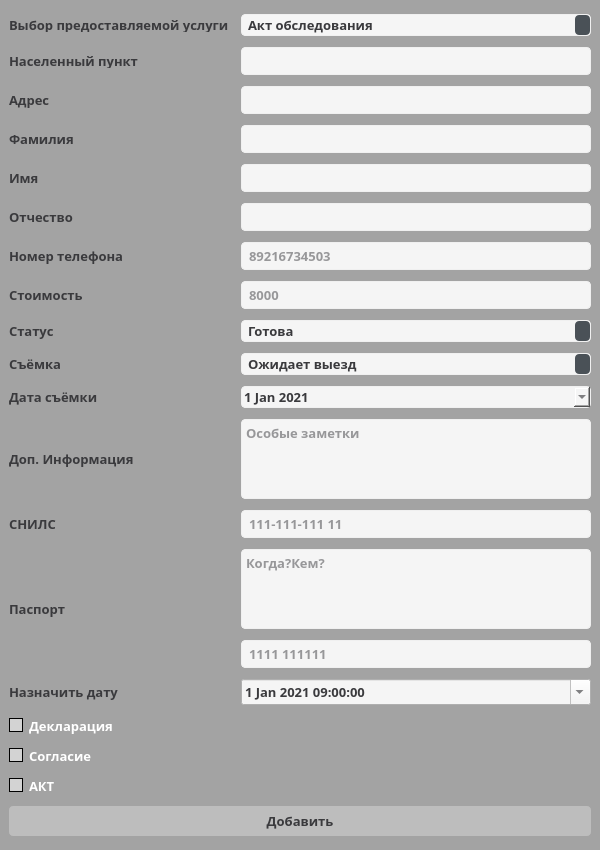
<?xml version="1.0" encoding="UTF-8"?>
<ui version="4.0">
 <class>addFormUi</class>
 <widget class="QMainWindow" name="addFormUi">
  <property name="geometry">
   <rect>
    <x>0</x>
    <y>0</y>
    <width>600</width>
    <height>850</height>
   </rect>
  </property>
  <property name="sizePolicy">
   <sizepolicy hsizetype="Fixed" vsizetype="Fixed">
    <horstretch>0</horstretch>
    <verstretch>0</verstretch>
   </sizepolicy>
  </property>
  <property name="minimumSize">
   <size>
    <width>600</width>
    <height>850</height>
   </size>
  </property>
  <property name="maximumSize">
   <size>
    <width>600</width>
    <height>850</height>
   </size>
  </property>
  <property name="font">
   <font>
    <pointsize>10</pointsize>
   </font>
  </property>
  <property name="windowTitle">
   <string>Заполнение данных</string>
  </property>
  <property name="styleSheet">
   <string notr="true">/*-----QWidget-----*/
QWidget
{
	background-color: #a3a3a3;
	color: #3a3a3d;
	selection-background-color: #3a3a3d;
	selection-color: #3a3a3d;

}


/*-----QLabel-----*/
QLabel
{
	background-color: transparent;
	color: #fff;

}


/*-----QToolButton-----*/
QToolButton 
{
	background-color: transparent;
	color: #fff;
	padding: 3px;
	margin-left: 1px;
}


QToolButton:hover
{
	background-color: rgba(70,162,218,50%);
	border: 1px solid #46a2da;
	color: #000;
	
}


QToolButton:pressed
{
	background-color: #727272;
	border: 1px solid #46a2da;

}


QToolButton:checked
{
	background-color: #727272;
	border: 1px solid #222;
}


/*-----QPushButton-----*/
QPushButton
{
	background-color: #bdbdbd;
	color: #3a3a3d;
	min-width: 80px;
	border-radius: 4px;
	padding: 5px;

}


QPushButton::flat
{
	background-color: transparent;
	border: none;
	color: #000;

}


QPushButton::disabled
{
	background-color: #606060;
	color: #959595;
	border-color: #051a39;

}


QPushButton::hover
{
	background-color: #707070;
	border: 1px solid #fff;

}


QPushButton::pressed
{
	background-color: #bdbdbd;
	border: 1px solid #fff;

}


QPushButton::checked
{
	background-color: #707070;
	border: 1px solid #fff;

}


/*-----QLineEdit-----*/
QLineEdit
{
	background-color: #f5f5f5;
	color: #3a3a3d;
	border: 1px solid #f0f0f0;
	padding: 3px;
	padding-left: 5px;
	border-radius: 4px;

}


/*-----QPlainTExtEdit-----*/
QPlainTextEdit
{
	background-color: #f5f5f5;
	color : #fff;
	border: 1px solid #f0f0f0;
	padding: 3px;
	padding-left: 5px;
	border-radius: 4px;

}
QTextEdit
{
	color: #3a3a3d;
	background-color: #f5f5f5;
	border-radius: 4px;
	border: 1px solid #f0f0f0;
}

/*-----QToolBox-----*/
QToolBox
{
	background-color: transparent;
	border: 1px solid #f0f0f0;

}


QToolBox::tab
{
	background-color: #002b2b;
	border: 1px solid #f0f0f0;

}


QToolBox::tab:hover
{
	background-color: #006d6d;
	border: 1px solid #f0f0f0;

}


/*-----QComboBox-----*/
QComboBox
{
    background-color: #f5f5f5;
    padding-left: 6px;
    color: #3a3a3d;
    height: 20px;
	border-radius: 4px;
	border: 1px solid #f0f0f0;

}

QComboBox::drop-down 
{
    border: 0px; /* This seems to replace the whole arrow of the combo box */
	background-color: #lightgray;
}

/* Define a new custom arrow icon for the combo box */
QComboBox::down-arrow {
	background-color: #lightgray;
    width: 14px;
    height: 14px;
}

QComboBox::disabled
{
	background-color: #575757;
	color: #656565;
	border-color: #051a39;

}


QComboBox:on
{
    background-color: #4a5157;
	color: #fff;

}


QComboBox QAbstractItemView
{
    background-color: #4a5157;
    color: #fff;
    selection-background-color: #002b2b;
	selection-color: #fff;
    outline: 0;

}


QComboBox::drop-down
{
	background-color: #4a5157;
    subcontrol-origin: padding;
    subcontrol-position: top right;
	border-radius: 4px;
    width: 15px;

}



QDateEdit
{
	    color: #3a3a3d;
		background-color: #f5f5f5;
		border: 1px solid #f0f0f0;
		border-radius: 4px;
}
QLabel
{
		color: #3a3a3d;
}
QDateTimeEdit
{
		background-color: #f5f5f5;
}

/*-----QHeaderView-----*/
QHeaderView::section
{
    background-color: #4a5157;
	border: none;
    color: #fff;
	padding: 4px;
	
}
QFont
{
		background-color: #3a3a3d;
}

QHeaderView::section:disabled
{
    background-color: #525251;
    color: #656565;

}


QHeaderView::section:checked
{
    background-color: qlineargradient(spread:repeat, x1:1, y1:0, x2:1, y2:1, stop:0 rgba(227, 227, 227, 255),stop:1 rgba(187, 187, 187, 255));
    color: #000;

}


QHeaderView::section::vertical::first,
QHeaderView::section::vertical::only-one
{
    border-left: 1px solid #003333;

}


QHeaderView::section::vertical
{
    border-left: 1px solid #003333;
}


QHeaderView::section::horizontal::first,
QHeaderView::section::horizontal::only-one
{
    border-left: 1px solid #003333;

}


QHeaderView::section::horizontal
{
    border-left: 1px solid #003333;

}


QTableCornerButton::section
{
    background-color: qlineargradient(spread:repeat, x1:1, y1:0, x2:1, y2:1, stop:0 rgba(227, 227, 227, 255),stop:1 rgba(187, 187, 187, 255));
	border: 1px solid #000;
    color: #fff;

}


/*-----QCalendarWidget-----*/
QCalendarWidget QToolButton
{
  	background-color: transparent;
  	color: white;

}


QCalendarWidget QToolButton::hover
{
	background-color: #006666;
	border: 1px solid #006666;
	color: #fff;

}


QCalendarWidget QMenu 
{
	width: 120px;
	left: 20px;
	color: white;

}


QCalendarWidget QWidget 
{ 
	alternate-background-color: #4a5157; 
	color: #fff;

}


QCalendarWidget QAbstractItemView:enabled 
{
	color: #fff;  
	background-color: #a0a0a3;  
	selection-background-color: #d4d4d4; 
	selection-color: #fff; 

}


QCalendarWidget QAbstractItemView:disabled 
{ 
	color: #404040; 

}


/*-----QTreeWidget-----*/
QTreeView
{
	show-decoration-selected: 0;
	alternate-background-color: transparent;
	background-color: transparent;
   	border: none;
	color: #fff;
	font: 8pt;

}


QTreeView::item:selected
{
	color:#fff;
	background-color: #002b2b;
	border-radius: 0px;

}


QTreeView::item:!selected:hover
{
    background-color: #5e5e5e;
    border: none;
    color: white;

}


QTreeView::branch:has-children:!has-siblings:closed,
QTreeView::branch:closed:has-children:has-siblings 
{
	image: url(://tree-closed.png);

}


QTreeView::branch:open:has-children:!has-siblings,
QTreeView::branch:open:has-children:has-siblings  
{
	image: url(://tree-open.png);

}


/*-----QListView-----*/
QListView 
{
	background-color: transparent;
	alternate-background-color: transparent;
    border : none;
    color: #fff;
    show-decoration-selected: 1; 
    outline: 0;
   	border: 1px solid #f0f0f0;

}


QListView::disabled 
{
	background-color: #656565;
	color: #1b1b1b;
    border: 1px solid #656565;

}


QListView::item 
{
	background-color: transparent;
    padding: 1px;

}


QListView::item:selected 
{
	background-color: #002b2b;
	border: 1px solid #002b2b;
	color: #fff;

}


QListView::item:selected:!active 
{
	background-color: #002b2b;
	border: 1px solid #002b2b;
	color: #fff;

}


QListView::item:selected:active 
{
	background-color: #002b2b;
	border: 1px solid #002b2b;
	color: #fff;

}


QListView::item:hover {
    background-color: #5e5e5e;
    border: none;
    color: #000;

}


/*-----QCheckBox-----*/
QCheckBox
{
	background-color: transparent;
    color: #fff;
	border: none;

}


QCheckBox::indicator
{
    background-color: lightgray;
    border: 1px solid #000;
    width: 12px;
    height: 12px;

}


QCheckBox::indicator:checked
{
    image:url(&quot;./ressources/check.png&quot;);
	background-color: #002b2b;
    border: 1px solid #3a546e;

}


QCheckBox::indicator:unchecked:hover
{
	border: 1px solid #46a2da; 

}


QCheckBox::disabled
{
	color: #656565;

}


QCheckBox::indicator:disabled
{
	background-color: #656565;
	color: #656565;
    border: 1px solid #656565;

}


/*-----QRadioButton-----*/
QRadioButton 
{
	color: #fff;
	background-color: transparent;

}


QRadioButton::indicator::unchecked:hover 
{
	background-color: #d3d3d3;
	border: 2px solid #002b2b;
	border-radius: 6px;
}


QRadioButton::indicator::checked 
{
	border: 2px solid #52beff;
	border-radius: 6px;
	background-color: #002b2b;  
	width: 9px; 
	height: 9px; 

}


/*-----QScrollBar-----*/
QScrollBar:vertical 
{
   border: none;
   width: 12px;

}


QScrollBar::handle:vertical 
{
   border: none;
   border-radius : 0px;
   background-color: #7a7a7a;
   min-height: 80px;
   width : 12px;

}


QScrollBar::handle:vertical:pressed
{
   background-color: #5d5f60; 

}


QScrollBar::add-line:vertical
{
   border: none;
   background: transparent;
   height: 0px;
   subcontrol-position: bottom;
   subcontrol-origin: margin;

}


QScrollBar::add-line:vertical:hover 
{
   background-color: transparent;

}


QScrollBar::add-line:vertical:pressed 
{
   background-color: #3f3f3f;

}


QScrollBar::sub-line:vertical
{
   border: none;
   background: transparent;
   height: 0px;

}


QScrollBar::sub-line:vertical:hover 
{
   background-color: transparent;

}


QScrollBar::sub-line:vertical:pressed 
{
   background-color: #3f3f3f;

}


QScrollBar::up-arrow:vertical
{
   width: 0px;
   height: 0px;
   background: transparent;

}


QScrollBar::down-arrow:vertical 
{
   width: 0px;
   height: 0px;
   background: transparent;

}


QScrollBar::add-page:vertical, QScrollBar::sub-page:vertical
{
   background-color: #222222;
	
}


QScrollBar:horizontal 
{
   border: none;
   height: 12px;

}


QScrollBar::handle:horizontal 
{
   border: none;
   border-radius : 0px;
   background-color: #7a7a7a;
   min-height: 80px;
   height : 12px;

}


QScrollBar::handle:horizontal:pressed
{
   background-color: #5d5f60; 

}


QScrollBar::add-line:horizontal
{
   border: none;
   background: transparent;
   height: 0px;
   subcontrol-position: bottom;
   subcontrol-origin: margin;

}


QScrollBar::add-line:horizontal:hover 
{
   background-color: transparent;

}


QScrollBar::add-line:horizontal:pressed 
{
   background-color: #3f3f3f;

}


QScrollBar::sub-line:horizontal
{
   border: none;
   background: transparent;
   height: 0px;

}


QScrollBar::sub-line:horizontal:hover 
{
   background-color: transparent;

}


QScrollBar::sub-line:horizontal:pressed 
{
   background-color: #3f3f3f;

}


QScrollBar::up-arrow:horizontal
{
   width: 0px;
   height: 0px;
   background: transparent;

}


QScrollBar::down-arrow:horizontal 
{
   width: 0px;
   height: 0px;
   background: transparent;

}


QScrollBar::add-page:horizontal, QScrollBar::sub-page:horizontal
{
   background-color: #222222;
	
}

</string>
  </property>
  <widget class="QWidget" name="centralwidget">
   <property name="minimumSize">
    <size>
     <width>600</width>
     <height>750</height>
    </size>
   </property>
   <property name="font">
    <font>
     <family>Yu Gothic UI</family>
     <pointsize>9</pointsize>
    </font>
   </property>
   <layout class="QGridLayout" name="gridLayout">
    <item row="24" column="0">
     <widget class="QCheckBox" name="checkBoxDeclaration">
      <property name="font">
       <font>
        <family>Kartika</family>
        <pointsize>10</pointsize>
        <weight>75</weight>
        <bold>true</bold>
       </font>
      </property>
      <property name="text">
       <string>Декларация</string>
      </property>
     </widget>
    </item>
    <item row="16" column="2">
     <widget class="QTextEdit" name="textEditInfo">
      <property name="sizePolicy">
       <sizepolicy hsizetype="Fixed" vsizetype="Fixed">
        <horstretch>0</horstretch>
        <verstretch>0</verstretch>
       </sizepolicy>
      </property>
      <property name="minimumSize">
       <size>
        <width>350</width>
        <height>80</height>
       </size>
      </property>
      <property name="maximumSize">
       <size>
        <width>350</width>
        <height>80</height>
       </size>
      </property>
      <property name="font">
       <font>
        <family>Kartika</family>
        <pointsize>10</pointsize>
        <weight>75</weight>
        <bold>true</bold>
       </font>
      </property>
      <property name="placeholderText">
       <string>Особые заметки</string>
      </property>
     </widget>
    </item>
    <item row="18" column="2">
     <widget class="QLineEdit" name="lineEditSnils">
      <property name="font">
       <font>
        <family>Kartika</family>
        <pointsize>10</pointsize>
        <weight>75</weight>
        <bold>true</bold>
       </font>
      </property>
      <property name="text">
       <string/>
      </property>
      <property name="maxLength">
       <number>14</number>
      </property>
      <property name="placeholderText">
       <string>111-111-111 11</string>
      </property>
     </widget>
    </item>
    <item row="5" column="2">
     <widget class="QLineEdit" name="lineEditCity">
      <property name="font">
       <font>
        <family>Kartika</family>
        <pointsize>10</pointsize>
        <weight>75</weight>
        <bold>true</bold>
       </font>
      </property>
     </widget>
    </item>
    <item row="16" column="0">
     <widget class="QLabel" name="labelInfo">
      <property name="font">
       <font>
        <family>Kartika</family>
        <pointsize>10</pointsize>
        <weight>75</weight>
        <bold>true</bold>
       </font>
      </property>
      <property name="text">
       <string>Доп. Информация</string>
      </property>
     </widget>
    </item>
    <item row="23" column="0">
     <widget class="QLabel" name="labelDate1">
      <property name="font">
       <font>
        <family>Kartika</family>
        <pointsize>10</pointsize>
        <weight>75</weight>
        <bold>true</bold>
       </font>
      </property>
      <property name="text">
       <string>Назначить дату </string>
      </property>
     </widget>
    </item>
    <item row="12" column="2">
     <widget class="QLineEdit" name="lineEditPrice">
      <property name="font">
       <font>
        <family>Kartika</family>
        <pointsize>10</pointsize>
        <weight>75</weight>
        <bold>true</bold>
       </font>
      </property>
      <property name="placeholderText">
       <string>8000</string>
      </property>
     </widget>
    </item>
    <item row="12" column="0">
     <widget class="QLabel" name="labelPrice">
      <property name="font">
       <font>
        <family>Kartika</family>
        <pointsize>10</pointsize>
        <weight>75</weight>
        <bold>true</bold>
       </font>
      </property>
      <property name="text">
       <string>Стоимость</string>
      </property>
     </widget>
    </item>
    <item row="3" column="2">
     <widget class="QComboBox" name="comboBoxProvideServices">
      <property name="font">
       <font>
        <family>Kartika</family>
        <pointsize>10</pointsize>
        <weight>75</weight>
        <bold>true</bold>
       </font>
      </property>
      <item>
       <property name="text">
        <string>Акт обследования</string>
       </property>
      </item>
      <item>
       <property name="text">
        <string>Выдел</string>
       </property>
      </item>
      <item>
       <property name="text">
        <string>Вынос</string>
       </property>
      </item>
      <item>
       <property name="text">
        <string>Многоквартирноые дома</string>
       </property>
      </item>
      <item>
       <property name="text">
        <string>Образование</string>
       </property>
      </item>
      <item>
       <property name="text">
        <string>Объединение</string>
       </property>
      </item>
      <item>
       <property name="text">
        <string>Перераспределение</string>
       </property>
      </item>
      <item>
       <property name="text">
        <string>Раздел</string>
       </property>
      </item>
      <item>
       <property name="text">
        <string>Технический план</string>
       </property>
      </item>
      <item>
       <property name="text">
        <string>Уточнение/Изменение</string>
       </property>
      </item>
     </widget>
    </item>
    <item row="15" column="0">
     <widget class="QLabel" name="labelDataWork">
      <property name="font">
       <font>
        <family>Kartika</family>
        <pointsize>10</pointsize>
        <weight>75</weight>
        <bold>true</bold>
       </font>
      </property>
      <property name="text">
       <string>Дата съёмки</string>
      </property>
     </widget>
    </item>
    <item row="26" column="0">
     <widget class="QCheckBox" name="checkBoxAct">
      <property name="font">
       <font>
        <family>Kartika</family>
        <pointsize>10</pointsize>
        <weight>75</weight>
        <bold>true</bold>
       </font>
      </property>
      <property name="text">
       <string>АКТ</string>
      </property>
     </widget>
    </item>
    <item row="23" column="2">
     <widget class="QDateTimeEdit" name="dateTimeEdit">
      <property name="font">
       <font>
        <family>Kartika</family>
        <pointsize>10</pointsize>
        <weight>75</weight>
        <bold>true</bold>
       </font>
      </property>
      <property name="dateTime">
       <datetime>
        <hour>9</hour>
        <minute>0</minute>
        <second>0</second>
        <year>2021</year>
        <month>1</month>
        <day>1</day>
       </datetime>
      </property>
      <property name="maximumTime">
       <time>
        <hour>18</hour>
        <minute>0</minute>
        <second>0</second>
       </time>
      </property>
      <property name="minimumTime">
       <time>
        <hour>9</hour>
        <minute>0</minute>
        <second>0</second>
       </time>
      </property>
      <property name="calendarPopup">
       <bool>true</bool>
      </property>
      <property name="timeSpec">
       <enum>Qt::LocalTime</enum>
      </property>
     </widget>
    </item>
    <item row="13" column="0">
     <widget class="QLabel" name="labelStatus">
      <property name="font">
       <font>
        <family>Kartika</family>
        <pointsize>10</pointsize>
        <weight>75</weight>
        <bold>true</bold>
       </font>
      </property>
      <property name="text">
       <string>Статус</string>
      </property>
     </widget>
    </item>
    <item row="22" column="2">
     <widget class="QLineEdit" name="lineEditSeries">
      <property name="font">
       <font>
        <family>Kartika</family>
        <pointsize>10</pointsize>
        <weight>75</weight>
        <bold>true</bold>
       </font>
      </property>
      <property name="maxLength">
       <number>11</number>
      </property>
      <property name="placeholderText">
       <string>1111 111111</string>
      </property>
     </widget>
    </item>
    <item row="21" column="0" rowspan="2">
     <widget class="QLabel" name="labelPassport">
      <property name="font">
       <font>
        <family>Kartika</family>
        <pointsize>10</pointsize>
        <weight>75</weight>
        <bold>true</bold>
       </font>
      </property>
      <property name="text">
       <string>Паспорт</string>
      </property>
     </widget>
    </item>
    <item row="25" column="0">
     <widget class="QCheckBox" name="checkBoxConsent">
      <property name="font">
       <font>
        <family>Kartika</family>
        <pointsize>10</pointsize>
        <weight>75</weight>
        <bold>true</bold>
       </font>
      </property>
      <property name="text">
       <string>Согласие</string>
      </property>
     </widget>
    </item>
    <item row="11" column="0">
     <widget class="QLabel" name="labelTelefone">
      <property name="font">
       <font>
        <family>Kartika</family>
        <pointsize>10</pointsize>
        <weight>75</weight>
        <bold>true</bold>
       </font>
      </property>
      <property name="text">
       <string>Номер телефона</string>
      </property>
     </widget>
    </item>
    <item row="11" column="2">
     <widget class="QLineEdit" name="lineEditTelefone">
      <property name="font">
       <font>
        <family>Kartika</family>
        <pointsize>10</pointsize>
        <weight>75</weight>
        <bold>true</bold>
       </font>
      </property>
      <property name="maxLength">
       <number>11</number>
      </property>
      <property name="placeholderText">
       <string>89216734503</string>
      </property>
     </widget>
    </item>
    <item row="5" column="0">
     <widget class="QLabel" name="labelCity">
      <property name="maximumSize">
       <size>
        <width>16777215</width>
        <height>15</height>
       </size>
      </property>
      <property name="font">
       <font>
        <family>Kartika</family>
        <pointsize>10</pointsize>
        <weight>75</weight>
        <bold>true</bold>
       </font>
      </property>
      <property name="text">
       <string>Населенный пункт</string>
      </property>
      <property name="alignment">
       <set>Qt::AlignLeading|Qt::AlignLeft|Qt::AlignVCenter</set>
      </property>
     </widget>
    </item>
    <item row="3" column="0">
     <widget class="QLabel" name="labelService">
      <property name="sizePolicy">
       <sizepolicy hsizetype="Expanding" vsizetype="Expanding">
        <horstretch>0</horstretch>
        <verstretch>0</verstretch>
       </sizepolicy>
      </property>
      <property name="maximumSize">
       <size>
        <width>16777215</width>
        <height>15</height>
       </size>
      </property>
      <property name="font">
       <font>
        <family>Kartika</family>
        <pointsize>10</pointsize>
        <weight>75</weight>
        <bold>true</bold>
       </font>
      </property>
      <property name="text">
       <string>Выбор предоставляемой услуги</string>
      </property>
      <property name="alignment">
       <set>Qt::AlignLeading|Qt::AlignLeft|Qt::AlignVCenter</set>
      </property>
     </widget>
    </item>
    <item row="10" column="2">
     <widget class="QLineEdit" name="lineEditMiddleName">
      <property name="font">
       <font>
        <family>Kartika</family>
        <pointsize>10</pointsize>
        <weight>75</weight>
        <bold>true</bold>
       </font>
      </property>
     </widget>
    </item>
    <item row="13" column="2">
     <widget class="QComboBox" name="comboBoxStatus">
      <property name="font">
       <font>
        <family>Kartika</family>
        <pointsize>10</pointsize>
        <weight>75</weight>
        <bold>true</bold>
       </font>
      </property>
      <item>
       <property name="text">
        <string>Готова</string>
       </property>
      </item>
      <item>
       <property name="text">
        <string>Ожидание</string>
       </property>
      </item>
      <item>
       <property name="text">
        <string>Разработка</string>
       </property>
      </item>
     </widget>
    </item>
    <item row="14" column="0">
     <widget class="QLabel" name="labelWork">
      <property name="font">
       <font>
        <family>Kartika</family>
        <pointsize>10</pointsize>
        <weight>75</weight>
        <bold>true</bold>
       </font>
      </property>
      <property name="text">
       <string>Съёмка</string>
      </property>
     </widget>
    </item>
    <item row="9" column="2">
     <widget class="QLineEdit" name="lineEditName">
      <property name="font">
       <font>
        <family>Kartika</family>
        <pointsize>10</pointsize>
        <weight>75</weight>
        <bold>true</bold>
       </font>
      </property>
     </widget>
    </item>
    <item row="8" column="2">
     <widget class="QLineEdit" name="lineEditSurname">
      <property name="font">
       <font>
        <family>Kartika</family>
        <pointsize>10</pointsize>
        <weight>75</weight>
        <bold>true</bold>
       </font>
      </property>
     </widget>
    </item>
    <item row="8" column="0">
     <widget class="QLabel" name="labelSurname">
      <property name="font">
       <font>
        <family>Kartika</family>
        <pointsize>10</pointsize>
        <weight>75</weight>
        <bold>true</bold>
       </font>
      </property>
      <property name="text">
       <string>Фамилия</string>
      </property>
     </widget>
    </item>
    <item row="15" column="2">
     <widget class="QDateEdit" name="dateEditDataWork">
      <property name="font">
       <font>
        <family>Kartika</family>
        <pointsize>10</pointsize>
        <weight>75</weight>
        <bold>true</bold>
       </font>
      </property>
      <property name="calendarPopup">
       <bool>true</bool>
      </property>
      <property name="date">
       <date>
        <year>2021</year>
        <month>1</month>
        <day>1</day>
       </date>
      </property>
     </widget>
    </item>
    <item row="21" column="2">
     <widget class="QTextEdit" name="textEditPassport">
      <property name="sizePolicy">
       <sizepolicy hsizetype="Fixed" vsizetype="Fixed">
        <horstretch>0</horstretch>
        <verstretch>0</verstretch>
       </sizepolicy>
      </property>
      <property name="minimumSize">
       <size>
        <width>350</width>
        <height>80</height>
       </size>
      </property>
      <property name="maximumSize">
       <size>
        <width>355</width>
        <height>80</height>
       </size>
      </property>
      <property name="font">
       <font>
        <family>Kartika</family>
        <pointsize>10</pointsize>
        <weight>75</weight>
        <bold>true</bold>
       </font>
      </property>
      <property name="placeholderText">
       <string>Когда?Кем?</string>
      </property>
     </widget>
    </item>
    <item row="7" column="2">
     <widget class="QLineEdit" name="lineEditAddress">
      <property name="font">
       <font>
        <family>Kartika</family>
        <pointsize>10</pointsize>
        <weight>75</weight>
        <bold>true</bold>
       </font>
      </property>
     </widget>
    </item>
    <item row="18" column="0">
     <widget class="QLabel" name="labelSnils">
      <property name="font">
       <font>
        <family>Kartika</family>
        <pointsize>10</pointsize>
        <weight>75</weight>
        <bold>true</bold>
       </font>
      </property>
      <property name="text">
       <string>СНИЛС</string>
      </property>
     </widget>
    </item>
    <item row="7" column="0">
     <widget class="QLabel" name="labelAddress">
      <property name="font">
       <font>
        <family>Kartika</family>
        <pointsize>10</pointsize>
        <weight>75</weight>
        <bold>true</bold>
       </font>
      </property>
      <property name="text">
       <string>Адрес</string>
      </property>
     </widget>
    </item>
    <item row="9" column="0">
     <widget class="QLabel" name="labelName">
      <property name="font">
       <font>
        <family>Kartika</family>
        <pointsize>10</pointsize>
        <weight>75</weight>
        <bold>true</bold>
       </font>
      </property>
      <property name="text">
       <string>Имя</string>
      </property>
     </widget>
    </item>
    <item row="51" column="0" colspan="3">
     <widget class="QPushButton" name="pushButton">
      <property name="minimumSize">
       <size>
        <width>90</width>
        <height>30</height>
       </size>
      </property>
      <property name="font">
       <font>
        <family>Kartika</family>
        <pointsize>10</pointsize>
        <weight>75</weight>
        <bold>true</bold>
       </font>
      </property>
      <property name="text">
       <string>Добавить</string>
      </property>
     </widget>
    </item>
    <item row="14" column="2">
     <widget class="QComboBox" name="comboBoxWork">
      <property name="font">
       <font>
        <family>Kartika</family>
        <pointsize>10</pointsize>
        <weight>75</weight>
        <bold>true</bold>
       </font>
      </property>
      <item>
       <property name="text">
        <string>Ожидает выезд</string>
       </property>
      </item>
      <item>
       <property name="text">
        <string>В обработке</string>
       </property>
      </item>
      <item>
       <property name="text">
        <string>Готова</string>
       </property>
      </item>
     </widget>
    </item>
    <item row="10" column="0">
     <widget class="QLabel" name="labelMiddleName">
      <property name="font">
       <font>
        <family>Kartika</family>
        <pointsize>10</pointsize>
        <weight>75</weight>
        <bold>true</bold>
       </font>
      </property>
      <property name="text">
       <string>Отчество</string>
      </property>
     </widget>
    </item>
   </layout>
  </widget>
 </widget>
 <tabstops>
  <tabstop>comboBoxProvideServices</tabstop>
  <tabstop>lineEditCity</tabstop>
  <tabstop>lineEditAddress</tabstop>
  <tabstop>lineEditSurname</tabstop>
  <tabstop>lineEditName</tabstop>
  <tabstop>lineEditMiddleName</tabstop>
  <tabstop>lineEditTelefone</tabstop>
  <tabstop>lineEditPrice</tabstop>
  <tabstop>comboBoxStatus</tabstop>
  <tabstop>comboBoxWork</tabstop>
  <tabstop>dateEditDataWork</tabstop>
  <tabstop>textEditInfo</tabstop>
  <tabstop>lineEditSnils</tabstop>
  <tabstop>textEditPassport</tabstop>
  <tabstop>checkBoxDeclaration</tabstop>
  <tabstop>checkBoxConsent</tabstop>
  <tabstop>checkBoxAct</tabstop>
  <tabstop>pushButton</tabstop>
 </tabstops>
 <resources/>
 <connections/>
</ui>
